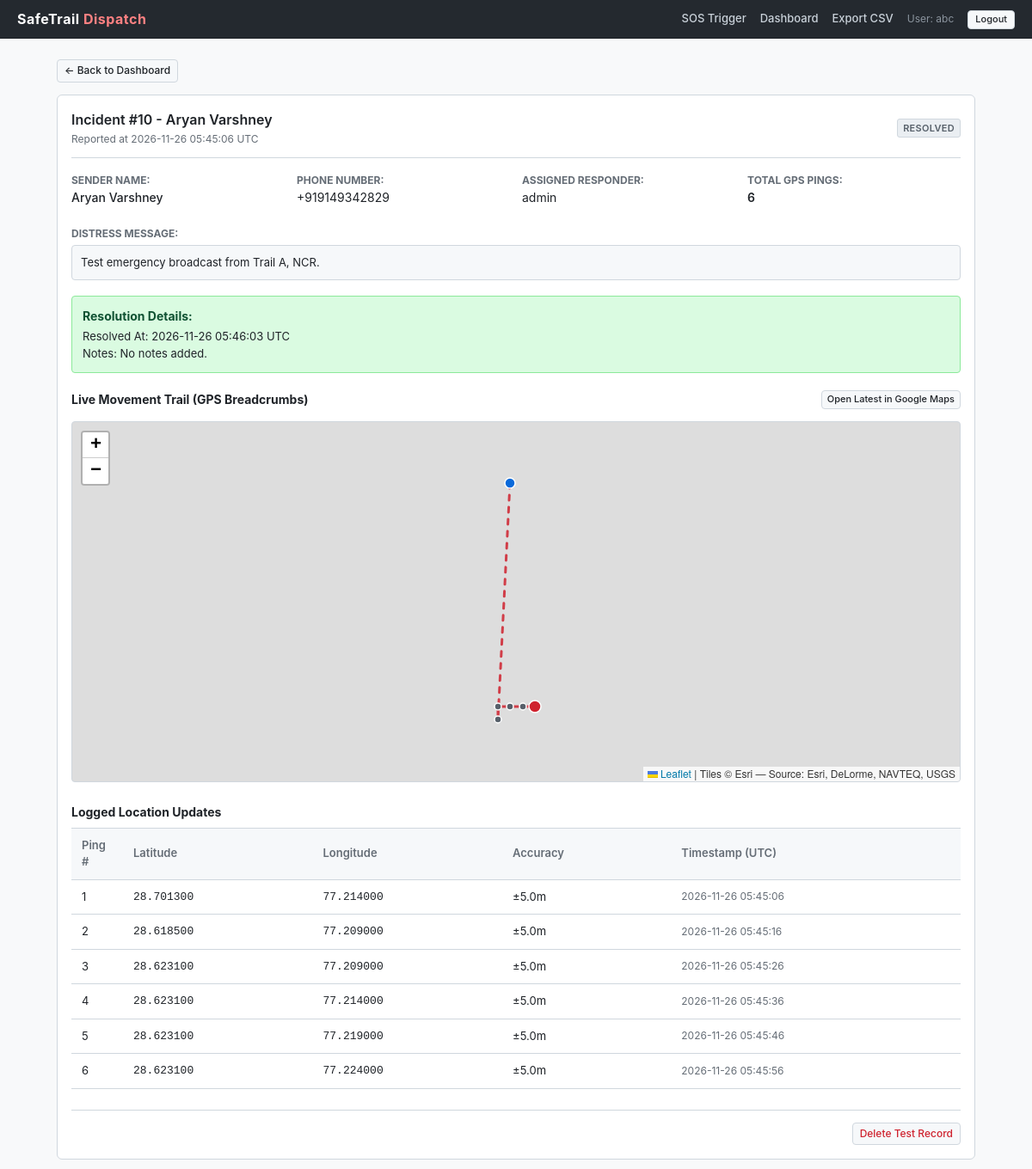
/alerts/10/ (signed in), run on the app's committed database.
### beacon/models.py (models this page shows, shortened)
class EmergencyAlert(models.Model):
    STATUS_CHOICES = [
        ('ACTIVE', 'Active'),
        ('RESOLVED', 'Resolved'),
    ]
    sender_name = models.CharField(max_length=100)
    sender_phone = models.CharField(max_length=20, blank=True)
    status = models.CharField(max_length=20, choices=STATUS_CHOICES, default='ACTIVE')
    message = models.TextField(blank=True, default='Emergency assistance requested.')
    created_at = models.DateTimeField(auto_now_add=True)
    resolved_at = models.DateTimeField(null=True, blank=True)
    resolution_notes = models.TextField(blank=True)
    assigned_contact = models.ForeignKey(
        User,
        on_delete=models.SET_NULL,
        null=True,
        blank=True,
        related_name='assigned_alerts'
    )
    class Meta:
        ordering = ['-created_at']
    @property
    def latest_ping(self):
        return self.pings.order_by('-timestamp').first()
    @property
    def google_maps_url(self):
        ping = self.latest_ping
        if ping:
            return f"https://www.google.com/maps?q={ping.latitude},{ping.longitude}"
        return ""

class LocationPing(models.Model):
    alert = models.ForeignKey(
        EmergencyAlert,
        on_delete=models.CASCADE,
        related_name='pings'
    )
    latitude = models.DecimalField(max_digits=9, decimal_places=6)
    longitude = models.DecimalField(max_digits=9, decimal_places=6)
    accuracy = models.FloatField(null=True, blank=True, help_text="Accuracy in meters")
    timestamp = models.DateTimeField(auto_now_add=True)
    class Meta:
        ordering = ['-timestamp']

### beacon/views.py (the view)
# urls.py: path('alerts/<int:alert_id>/', views.alert_detail_view, name='alert_detail'),
@login_required
def alert_detail_view(request, alert_id):
    alert = get_object_or_404(EmergencyAlert.objects.prefetch_related('pings'), pk=alert_id)
    pings = alert.pings.order_by('timestamp')
    trail_data = [
        {
            'lat': float(p.latitude),
            'lng': float(p.longitude),
            'time': p.timestamp.strftime('%H:%M:%S'),
            'accuracy': p.accuracy
        }
        for p in pings
    ]
    context = {
        'alert': alert,
        'pings': pings,
        'trail_json': json.dumps(trail_data),
        'resolve_form': AlertResolveForm(instance=alert) if alert.status == 'ACTIVE' else None,
    }
    return render(request, 'beacon/alert_detail.html', context)

### templates/beacon/alert_detail.html (shortened to what this page needs)
{% extends 'base.html' %}
{% load static %}
{% block content %}
<div style="margin-bottom: 14px;">
    <a href="{% url 'dashboard' %}" class="btn btn-secondary btn-sm">&larr; Back to Dashboard</a>
</div>
<div class="panel">
    <div class="panel-header">
        <div>
            <h1 class="panel-title">
                Incident #{{ alert.id }} - {{ alert.sender_name }}
            </h1>
            <div style="font-size: 12px; color: var(--text-secondary); margin-top: 2px;">
                Reported at {{ alert.created_at|date:"Y-m-d H:i:s" }} UTC
            </div>
        </div>
        <div style="display: flex; align-items: center; gap: 8px;">
            <span id="detail-status-badge" class="badge {% if alert.status == 'ACTIVE' %}badge-active{% else %}badge-resolved{% endif %}">
                {% if alert.status == 'ACTIVE' %}ACTIVE DISTRESS{% else %}RESOLVED{% endif %}
            </span>
        </div>
    </div>
    <div style="display: grid; grid-template-columns: repeat(auto-fit, minmax(220px, 1fr)); gap: 14px; margin-bottom: 20px;">
        <div>
            <strong style="font-size: 12px; color: var(--text-secondary); text-transform: uppercase;">Sender Name:</strong>
            <div style="font-size: 14px; font-weight: 500;">{{ alert.sender_name }}</div>
        </div>
        <div>
            <strong style="font-size: 12px; color: var(--text-secondary); text-transform: uppercase;">Phone Number:</strong>
            <div style="font-size: 14px;">{{ alert.sender_phone|default:"None provided" }}</div>
        </div>
        <div>
            <strong style="font-size: 12px; color: var(--text-secondary); text-transform: uppercase;">Assigned Responder:</strong>
            <div id="detail-assigned-contact" style="font-size: 14px;">{{ alert.assigned_contact.username|default:"Unassigned" }}</div>
        </div>
        <div>
            <strong style="font-size: 12px; color: var(--text-secondary); text-transform: uppercase;">Total GPS Pings:</strong>
            <div id="detail-total-pings" style="font-size: 14px; font-weight: 600;">{{ pings.count }}</div>
        </div>
    </div>
    <div style="margin-bottom: 18px;">
        <strong style="font-size: 12px; color: var(--text-secondary); text-transform: uppercase;">Distress Message:</strong>
        <div style="background: #f6f8fa; border: 1px solid var(--border-color); border-radius: 4px; padding: 10px; margin-top: 4px; font-size: 13px;">
            {{ alert.message|default:"No description note provided." }}
        </div>
    </div>
    <div id="resolution-box">
        {% if alert.status == 'RESOLVED' %}
            <div style="background: #dafbe1; border: 1px solid #8ce99a; border-radius: 4px; padding: 12px; margin-bottom: 18px;">
                <strong style="color: #0f5132;">Resolution Details:</strong>
                <div style="font-size: 13px; margin-top: 4px;">
                    Resolved At: {{ alert.resolved_at|date:"Y-m-d H:i:s" }} UTC<br>
                    Notes: {{ alert.resolution_notes|default:"No notes added." }}
                </div>
            </div>
        {% endif %}
    </div>
    <div style="margin-top: 20px;">
        <div style="display: flex; justify-content: space-between; align-items: center; margin-bottom: 4px;">
            <strong style="font-size: 14px;">Live Movement Trail (GPS Breadcrumbs)</strong>
            <a id="detail-gmaps-link" href="{{ alert.google_maps_url }}" target="_blank" rel="noopener" class="btn btn-secondary btn-sm" style="padding: 2px 6px; font-size: 11px;">
                Open Latest in Google Maps
            </a>
        </div>
        <div id="trail-map"></div>
    </div>
    <div style="margin-top: 24px;">
        <strong style="font-size: 14px; display: block; margin-bottom: 8px;">Logged Location Updates</strong>
        <div class="table-wrapper">
            <table class="data-table">
                <thead>
                    <tr>
                        <th style="width: 60px;">Ping #</th>
                        <th>Latitude</th>
                        <th>Longitude</th>
                        <th>Accuracy</th>
                        <th>Timestamp (UTC)</th>
                    </tr>
                </thead>
                <tbody id="trail-pings-tbody">
                    {% for ping in pings %}
                        <tr id="ping-row-{{ forloop.counter }}">
                            <td>{{ forloop.counter }}</td>
                            <td style="font-family: monospace;">{{ ping.latitude }}</td>
                            <td style="font-family: monospace;">{{ ping.longitude }}</td>
                            <td>{% if ping.accuracy %}&plusmn;{{ ping.accuracy }}m{% else %}-{% endif %}</td>
                            <td style="color: var(--text-secondary); font-size: 12px;">{{ ping.timestamp|date:"Y-m-d H:i:s" }}</td>
                        </tr>
                    {% empty %}
                        <tr id="empty-pings-row">
                            <td colspan="5" style="text-align: center; color: var(--text-secondary); padding: 16px;">
                                No location pings logged for this incident.
                            </td>
                        </tr>
                    {% endfor %}
                </tbody>
            </table>
        </div>
    </div>
    <div style="margin-top: 24px; padding-top: 14px; border-top: 1px solid var(--border-color); text-align: right;">
        <form method="post" action="{% url 'delete_alert' alert.id %}" onsubmit="return confirm('Delete this incident record? (For test cleanup)');" style="display: inline;">
            <button type="submit" class="btn btn-secondary btn-sm" style="color: var(--danger);">
                Delete Test Record
            </button>
        </form>
    </div>
</div>
{% endblock %}

### templates/base.html (shortened to what this page needs)
{% load static %}
<!DOCTYPE html>
<html lang="en">
<head>
    <link rel="stylesheet" href="{% static 'css/style.css' %}?v=2.2">
    <link rel="stylesheet" href="https://unpkg.com/leaflet@1.9.4/dist/leaflet.css"/>
</head>
<body>
    <header class="header-nav">
        <div class="header-brand">
            <a href="{% url 'home' %}" style="color: inherit; text-decoration: none;">
                SafeTrail <span>Dispatch</span>
            </a>
        </div>
        <nav class="header-links">
            <a href="{% url 'trigger' %}">SOS Trigger</a>
            {% if user.is_authenticated %}
                <a href="{% url 'dashboard' %}">Dashboard</a>
                <a href="{% url 'export_csv' %}">Export CSV</a>
                <span class="header-user">User: {{ user.username }}</span>
                <form action="{% url 'logout' %}" method="post" style="display: inline; margin: 0;">
                    <button type="submit" class="btn btn-secondary btn-sm" style="padding: 2px 8px; font-size: 11px;">Logout</button>
                </form>
            {% else %}
                <a href="{% url 'login' %}">Responder Login</a>
                <a href="{% url 'register' %}">Register</a>
            {% endif %}
        </nav>
    </header>
    <main class="container">
        {% block content %}{% endblock %}
    </main>
</body>
</html>

### static/css/style.css (style rules this page uses)
:root { --bg-main: #f8f9fa; --bg-surface: #ffffff; --border-color: #d0d7de; --text-primary: #1f2328; --text-secondary: #656d76; --danger: #cf222e; --danger-bg: #ffebe9; --danger-border: #ff8182; --success: #1a7f37; --success-bg: #dafbe1; --primary: #0969da; --neutral-badge-bg: #eaeef2; --neutral-badge-text: #57606a; }
* { box-sizing: border-box; margin: 0; padding: 0; }
body { font-family: -apple-system, BlinkMacSystemFont, "Segoe UI", Roboto, Helvetica, Arial, sans-serif; font-size: 14px; line-height: 1.5; color: var(--text-primary); background-color: var(--bg-main); }
a { color: var(--primary); text-decoration: none; }
.header-nav { background-color: #24292f; color: #ffffff; padding: 10px 20px; display: flex; justify-content: space-between; align-items: center; border-bottom: 1px solid #1b1f24; }
.header-brand { font-size: 16px; font-weight: 700; color: #ffffff; letter-spacing: 0.5px; }
.header-brand span { color: #ff8182; }
.header-links { display: flex; align-items: center; gap: 16px; }
.header-links a { color: #c9d1d9; font-size: 13px; font-weight: 500; }
.header-user { font-size: 12px; color: #8b949e; }
.container { max-width: 1100px; margin: 24px auto; padding: 0 16px; }
.panel { background: var(--bg-surface); border: 1px solid var(--border-color); border-radius: 6px; padding: 16px; margin-bottom: 20px; }
.panel-header { display: flex; justify-content: space-between; align-items: center; padding-bottom: 12px; margin-bottom: 14px; border-bottom: 1px solid var(--border-color); }
.panel-title { font-size: 16px; font-weight: 600; }
.btn { display: inline-block; padding: 7px 14px; font-size: 13px; font-weight: 500; text-align: center; border-radius: 4px; cursor: pointer; border: 1px solid transparent; font-family: inherit; line-height: 1.4; transition: background-color 0.15s ease; }
.btn-secondary { background-color: #f6f8fa; color: var(--text-primary); border-color: var(--border-color); }
.btn-sm { padding: 4px 8px; font-size: 12px; }
.badge { display: inline-block; padding: 2px 6px; font-size: 11px; font-weight: 600; border-radius: 3px; text-transform: uppercase; letter-spacing: 0.3px; }
.badge-resolved { background-color: var(--neutral-badge-bg); color: var(--neutral-badge-text); border: 1px solid #d0d7de; }
.table-wrapper { overflow-x: auto; }
.data-table { width: 100%; border-collapse: collapse; font-size: 13px; }
.data-table th, .data-table td { padding: 10px 12px; text-align: left; border-bottom: 1px solid var(--border-color); }
.data-table th { background-color: #f6f8fa; font-weight: 600; color: var(--text-secondary); border-top: 1px solid var(--border-color); }
#trail-map { width: 100%; height: 420px; border: 1px solid var(--border-color); border-radius: 4px; margin-top: 14px; }

### data on the page
EmergencyAlert: id "10", sender_name "Aryan Varshney", created_at "2026-11-26 05:45:06", sender_phone "+919149342829", assigned_contact.username "admin", message "Test emergency broadcast from Trail A, NCR.", resolved_at "2026-11-26 05:46:03", resolution_notes "No notes added."
LocationPing: latitude "28.701300", longitude "77.214000", accuracy "5.0", timestamp "2026-11-26 05:45:06"
LocationPing: latitude "28.618500", longitude "77.209000", accuracy "5.0", timestamp "2026-11-26 05:45:16"
LocationPing: latitude "28.623100", longitude "77.209000", accuracy "5.0", timestamp "2026-11-26 05:45:26"
LocationPing: latitude "28.623100", longitude "77.214000", accuracy "5.0", timestamp "2026-11-26 05:45:36"
LocationPing: latitude "28.623100", longitude "77.219000", accuracy "5.0", timestamp "2026-11-26 05:45:46"
LocationPing: latitude "28.623100", longitude "77.224000", accuracy "5.0", timestamp "2026-11-26 05:45:56"

### other printed values
{{ user.username }} "abc"
{{ pings.count }} "6"
